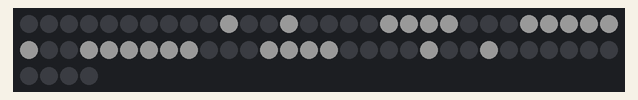
Bench run of a sketch on a simulated Arduino Uno, built with avr-gcc and run on an emulated ATmega328P. On the bench: 64 RGB LEDs in strip order, left to right, continuing on the next row. Dim RGB values are drawn brighter than linear.

Above: at 0.1 s.
At 1.6 s:
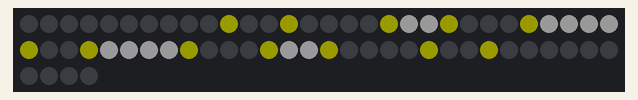

Measured:
- what the display in image 1 shows lasts 0.5 s, from 1.5 s to 2.0 s

The sketch:

MappedAnimation.ino
```cpp
/*
  NeoPixel Arrays Spark Challenge
  Cameron Acton
*/

//Hello World Test for an 8x8 NeoPixel array
//This test was designed to make a simple mapped animation using a multi-dimensional array to address each pixel of the matrix
//This animation was contrained to a simple star-shaped cardboard overlay on top of the matrix

#include <Adafruit_NeoPixel.h>
#include "frames.h"

Adafruit_NeoPixel strip(64, 6);

int frame = 0;

int colors[4][3] {
  {255, 255, 0},
  {255, 255, 255},
  };

void setup() {
  strip.begin();
  strip.clear();

  strip.setBrightness(25);
}

void loop() {
  for (int i = 0; i < strip.numPixels(); i++) {
    int pixAddress = pixelMap[i];
    int whichCol = animation[frame][i];

    int r = colors[whichCol][0];
    int g = colors[whichCol][1];
    int b = colors[whichCol][2];

    if (pixAddress != -1) {
      strip.setPixelColor(pixAddress, r, g, b);
    }
  }
  strip.show();
  delay(500);
  frame = (frame + 1) % 6;

}
```

Source omitted: frames.h (data table, 1780 bytes)
